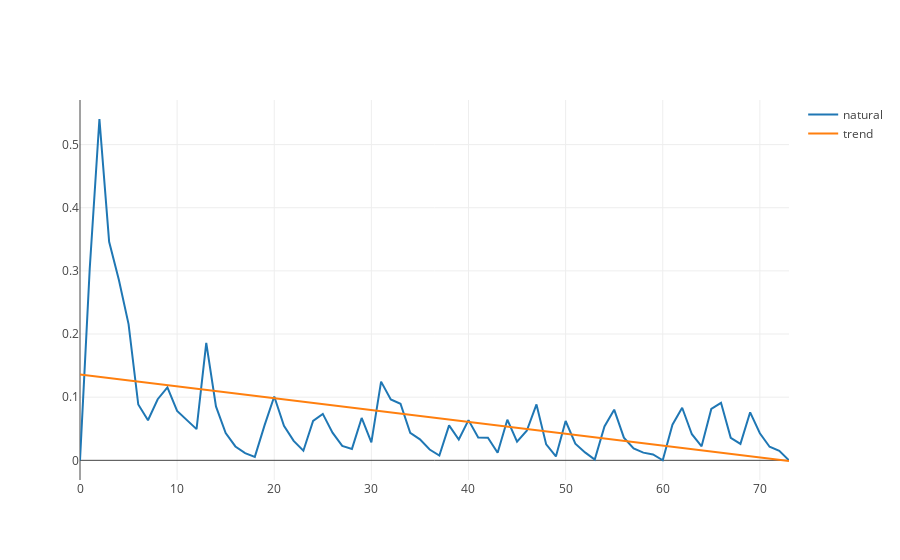

This figure's notebook cell:
### Markdown cell above
## Equart des traits
Equart d'un traits en fonction des générations
```python
    vogel.draw_eq_gen(ID individu, trait)
```

### Code cell
V.draw_eq_gen(30000, "poils")
